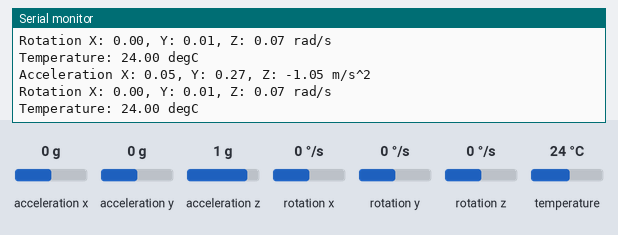
Bench run of a sketch on a simulated Arduino Leonardo, built with avr-gcc and run on an emulated ATmega32U4. Parts: the last lines printed to the serial monitor. The test bench sets the inputs (shaded band); at power-on: acceleration x 0 g, acceleration y 0 g, acceleration z 1 g, rotation x 0 °/s, rotation y 0 °/s, rotation z 0 °/s, temperature 24 °C.

Above: at 1.3 s.
1.4 s: acceleration x set to -1.4 g
At 2.1 s:
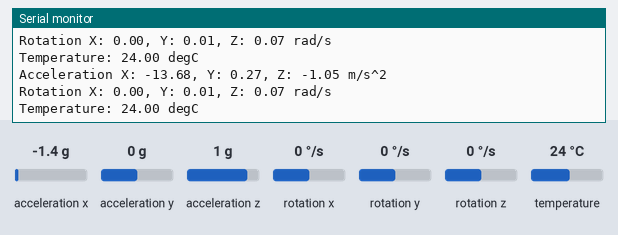
2.9 s: acceleration y set to -1.4 g
At 3.6 s:
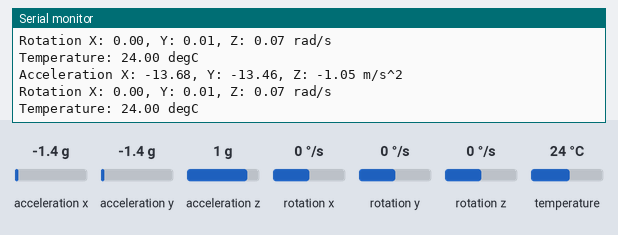
4.4 s: acceleration z set to -1.4 g
At 5.1 s:
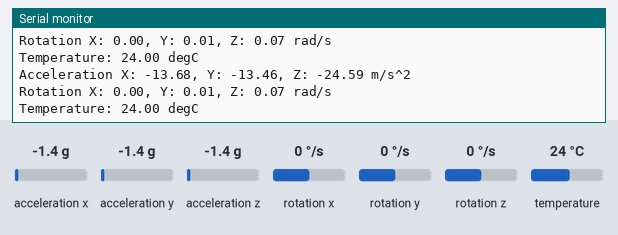
5.9 s: rotation x set to -192 °/s
At 6.6 s:
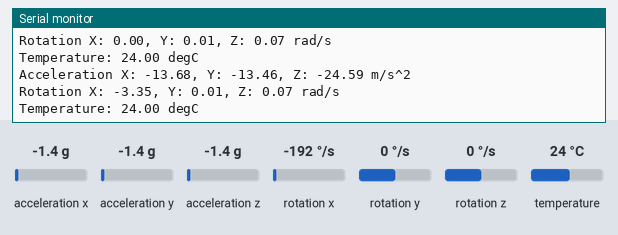
7.4 s: rotation y set to -192 °/s
At 8.1 s:
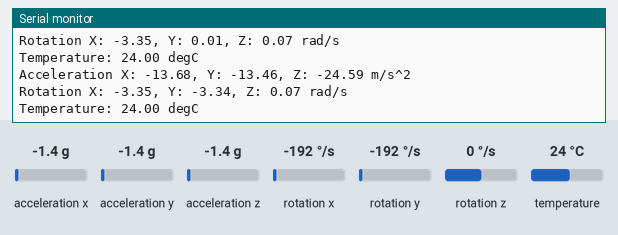

Measured:
- after the input at 1.4 s, the serial monitor: prints a new line after 0.24 s (image 1)
- after the input at 2.9 s, the serial monitor: prints a new line after 0.26 s (image 2)
- after the input at 4.4 s, the serial monitor: prints a new line after 0.28 s (image 3)
- after the input at 5.9 s, the serial monitor: prints a new line after 0.31 s (image 4)
- after the input at 7.4 s, the serial monitor: prints a new line after 0.33 s (image 5)

The sketch:

Amplifier_Final_Milestone_3.ino
```cpp
// Basic demo for accelerometer readings from Adafruit MPU6050

#include <Adafruit_MPU6050.h>
#include <Adafruit_Sensor.h>
#include <Wire.h>

Adafruit_MPU6050 mpu;

void setup(void) {
  Serial.begin(115200);
  while (!Serial)
    delay(10); // will pause Zero, Leonardo, etc until serial console opens

  Serial.println("Adafruit MPU6050 test!");

  // Try to initialize!
  if (!mpu.begin()) {
    Serial.println("Failed to find MPU6050 chip");
    while (1) {
      delay(10);
    }
  }
  Serial.println("MPU6050 Found!");

  mpu.setAccelerometerRange(MPU6050_RANGE_8_G);
  Serial.print("Accelerometer range set to: ");
  switch (mpu.getAccelerometerRange()) {
  case MPU6050_RANGE_2_G:
    Serial.println("+-2G");
    break;
  case MPU6050_RANGE_4_G:
    Serial.println("+-4G");
    break;
  case MPU6050_RANGE_8_G:
    Serial.println("+-8G");
    break;
  case MPU6050_RANGE_16_G:
    Serial.println("+-16G");
    break;
  }
  mpu.setGyroRange(MPU6050_RANGE_500_DEG);
  Serial.print("Gyro range set to: ");
  switch (mpu.getGyroRange()) {
  case MPU6050_RANGE_250_DEG:
    Serial.println("+- 250 deg/s");
    break;
  case MPU6050_RANGE_500_DEG:
    Serial.println("+- 500 deg/s");
    break;
  case MPU6050_RANGE_1000_DEG:
    Serial.println("+- 1000 deg/s");
    break;
  case MPU6050_RANGE_2000_DEG:
    Serial.println("+- 2000 deg/s");
    break;
  }


  Serial.println("");
  delay(100);
}

void loop() {

  /* Get new sensor events with the readings */
  sensors_event_t a, g, temp;
  mpu.getEvent(&a, &g, &temp);

  /* Print out the values */
  Serial.print("Acceleration X: ");
  Serial.print(float(a.acceleration.x) + 0.05);
  Serial.print(", Y: ");
  Serial.print(float(a.acceleration.y) + 0.27);
  Serial.print(", Z: ");
  Serial.print(float(a.acceleration.z) - 10.86);
  Serial.println(" m/s^2");

  Serial.print("Rotation X: ");
  Serial.print(float(g.gyro.x) + 0.0);
  Serial.print(", Y: ");
  Serial.print(float(g.gyro.y) + 0.01);
  Serial.print(", Z: ");
  Serial.print(float(g.gyro.z) + 0.07);
  Serial.println(" rad/s");

  Serial.print("Temperature: ");
  Serial.print(temp.temperature);
  Serial.println(" degC");

  Serial.println("");
  delay(500);
}
```
